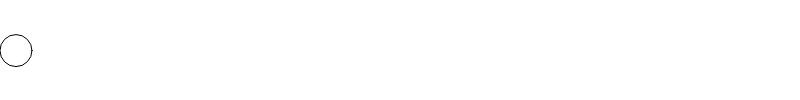
Frame 1 (no input)
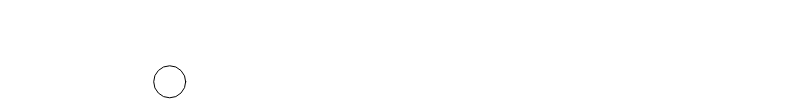
Frame 60 (no input)
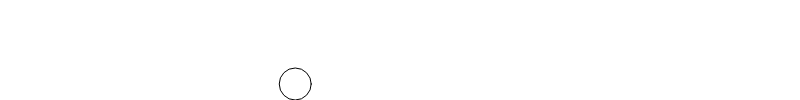
Frame 120 (the mouse pressed at the canvas centre since frame 60)

The p5.js sketch that drew these frames (run headless with seeded random() and noise() and a simulated clock; from frame 60 on, the mouse is pressed at the canvas centre):

// p5.js sketch
// ── sketch.js
/* Daniel Shiffman http://codingtra.in http://patreon.com/codingtrain Code for: https://youtu.be/cXgA1d_E-jY&.
Modificeret til gymnasiebrug af Simon Moe*/


var ball;

function setup() {
    createCanvas(800, 100);
    ball = new Ball(0, height/2, 32, 3);
}

function draw() {
    background(255);
    ball.update();
    ball.show();      
}

function mousePressed(){
    if(dist(ball.x, ball.y, mouseX, mouseY) < ball.size){
        alert("hej");
    }
}

function keyPressed() {
    if (key == ' ') {
        ball.xspeed += (random(-5,5));
        ball.up();
    }
}

function mouseClicked(){
}


/*
OPGAVER I PLENUM 

Vi har nu oprettet et objekt - en bold, som kan hoppe. Men det smukke ved objektorienteret programmering er, at vi relativt let kan oprette flere. Mange flere. 

For at gøre det, skal vi bruge et andet centralt fænomen indenfor programmering: lister - eller på engelsk: arrays.

Start med at oprette en variabel til dit array - det gøres med følgende syntaks:

var balls = [];

De firkantede paranteser fortæller programmet, at variablen er et array - det er ikke altid nødvendigt at udpensle i Javascript, men med arrays er det. 

I setup funktionen bliver der nu lavet en enkelt bold - men vi vil lave mange. Og vi vil gemme dem i vores array: balls.  

Når vi skal oprette nye elementer i et Array kan vi bruge metoden push:

balls.push(new Ball(random(width), 40, 24, random(-2,2)));

Lad os skrive det ind i setup. 

Nu opretter vi ganske vist et array med foreløbig en enkelt bold i - men vi viser dem aldrig og vi opdaterer dem aldrig. Lad os lave en ny løkke i draw() som kalder metoderne update og show på alle de bolde der måtte være i vores Array:

for(i=0; i < balls.lentgh; i++){
    balls[i].update();
    balls[i].show();
}

Skriv for-loopet ind i draw()

_ _ _ _ _ _ _ _

SELVSTÆNDIGE OPGAVER

I koden er de en tom funktion: mouseClicked - den bliver kaldt når musen klikker. Kan du bruge metoden til at pushe nye objekter ind i Arrayet?

Måske kan du også bruge mouseX og mouseY til at oprette dem lige der hvor der klikkes? 

Se om du kan bruge metoden random() til at give dem flere forskellige parametre når du opretter dem i setup - 
https://p5js.org/reference/#/p5/random

-husk at du godt kan bruge random(neg,pos) hvis du vil have boldene til at svinge i forskellige retninger på x-aksen 

Nu skulle der så gerne være en masse forskellige bolde, som har forskellige størrelser og forskellige startpunkter. 

Men de kan ikke hoppe! Lav en ny for-løkke i metoden up(), som får alle boldene til at hoppe når man trykker på mellemrumstasten

_ _ _ _ _ _ _ _

LIDT SVÆRERE OPGAVER

Lige nu hopper små og store bolde lige højt - sådan er det ikke i den virkelige verden. 

Se om du  - ligesom sidst - kan gøre boldens friktion afhængig af dens størrelse i ball.js filen. 

Kan du give boldene farver, så de er blå når de er store og grønne når de er små?

Tip: du kan bruge map() funktionen.

Kan du skrive en for løkke, så der starter med at blive oprettet 100 objekter?

_ _ _ _ _ _ _ _


*/
// ── ball.js
/* Udviklet af Daniel Shiffman - http://patreon.com/codingtrain
Videre modificeret og udviklet til gymnasiebrug af Simon Moe 
*/

function Ball(x, y, size, xspeed) {
    this.y = y;
    this.x = x;
    this.size = size;
    this.col = [0, 255, 0, 255];
    this.xspeed = xspeed;
    
    this.gravity = .6;
    this.velocity = 0;
    this.yfriction = .03;
    this.xfriction = .996;
    this.lift = 15;

  this.show = function() {
    //fill(this.col);
    ellipse(this.x, this.y, this.size, this.size);
  }
  
  this.click = function(){
      if(dist(this.x, mouseX) < this.size){
          alert("hej!");
      }
  }

  this.update = function() {      
      this.velocity += this.gravity;
      this.velocity *= (1 - this.yfriction);
      this.y += this.velocity;
      
      this.xspeed *= this.xfriction;
      this.x += this.xspeed;
            
      if(this.y > height - this.size/2){
          this.y = height - this.size/2;
          this.velocity = -this.velocity;
      }
      if(this.y <= this.size/2){
          this.y = this.size/2;
          this.velocity = - this.velocity;
      }
      if(this.x > width - this.size/2){
          this.x = width - this.size/2;
          this.xspeed = - this.xspeed;
      }
      if(this.x <= this.size/2){
          this.x = this.size/2;
          this.xspeed = -this.xspeed;
      }
      
  }

  this.up = function() {
      this.velocity -= this.lift;
  }
 
}

/*



*/
